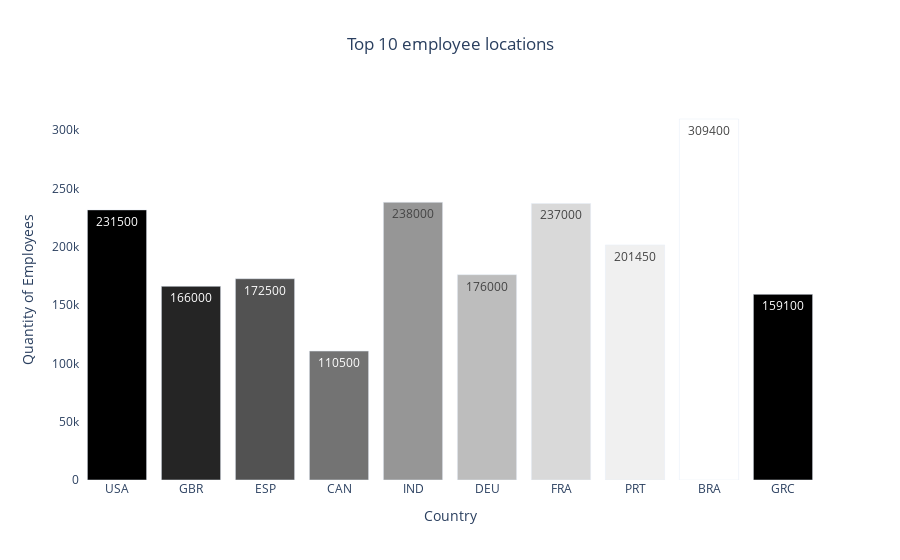

Notebook source saved alongside this figure:
### Code cell
residence = (
    df["employee_residence"]
    .apply(categorize_country)
    .value_counts()
    .sort_values(ascending=False)
)[0:10]


# Criar o gráfico de barras
data = [
    go.Bar(
        x=residence.index,
        y=y,
        marker=dict(color=list(reversed(colors.sequential.Greys))),
        text=y,
        textposition="auto",
    )
]

# Criar o layout
layout = go.Layout(
    title={"text": "Top 10 employee locations", "x": 0.5},
    plot_bgcolor="white",
    paper_bgcolor="white",
    xaxis=dict(title="Country"),
    yaxis=dict(title="Quantity of Employees"),
)

# Criar a figura e plotar o gráfico de barras
fig = go.Figure(data=data, layout=layout)
fig.show()

### Figure 1 — Plotly figure (JSON) as saved in the notebook; plotly's stock layout.template omitted (floating-point values rounded to 4 significant figures; data arrays with more than 128 entries replaced by an {"elided": "..."} marker saying what was removed)
{"data": [{"marker": {"color": ["rgb(0,0,0)", "rgb(37,37,37)", "rgb(82,82,82)", "rgb(115,115,115)", "rgb(150,150,150)", "rgb(189,189,189)", "rgb(217,217,217)", "rgb(240,240,240)", "rgb(255,255,255)"]}, "text": {"elided": "3695 int values"}, "textposition": "auto", "type": "bar", "x": ["USA", "GBR", "ESP", "CAN", "IND", "DEU", "FRA", "PRT", "BRA", "GRC"], "y": {"elided": "3695 int values"}}], "layout": {"paper_bgcolor": "white", "plot_bgcolor": "white", "title": {"text": "Top 10 employee locations", "x": 0.5}, "xaxis": {"title": {"text": "Country"}}, "yaxis": {"title": {"text": "Quantity of Employees"}}}}
